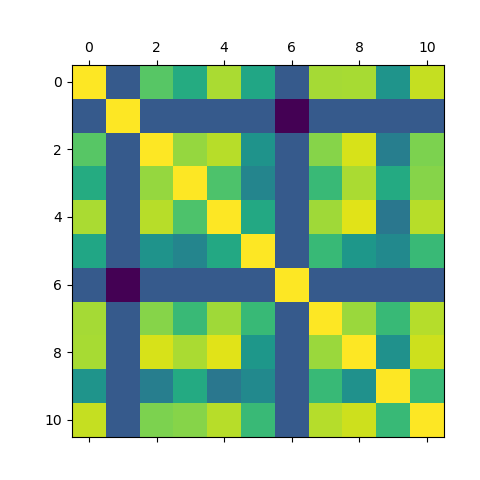

Reproduce this figure in Python.
import pandas as pd
import glob
import numpy as np
import os
from scipy.stats import pearsonr
import matplotlib.pyplot as plt

files = glob.glob("data/*")
datas = []

for f in files:
    data = pd.read_excel(f, sheet_name='file')
    data = data.dropna(axis=0, how='any')
    datas.append(data)


def get_data(A):
    data = []
    for item in ["日期", "收盘价(元)"]:
        data.append(list(A[item]))
    dic_data = {}
    for i in range(len(datas)):
        dic_data[str(data[0][i])] = data[1][i]
    return dic_data


def pearson_score(A, B):
    data_A = get_data(A)
    data_B = get_data(B)
    same_time = set(list(data_A.keys())) & set(list(data_B.keys()))
    num_A = [data_A[key] for key in same_time]
    num_B = [data_B[key] for key in same_time]
    r = pearsonr(num_A, num_B)
    return r


LEN_DATA = len(datas)
person_matrix = np.zeros((LEN_DATA, LEN_DATA))
for i in range(LEN_DATA):
    for j in range(LEN_DATA):
        try:
            person_matrix[i, j] = pearson_score(datas[i], datas[j])[0]
        except:
            person_matrix[i, j] = 0

plt.matshow(person_matrix)
plt.show()

print(person_matrix)
